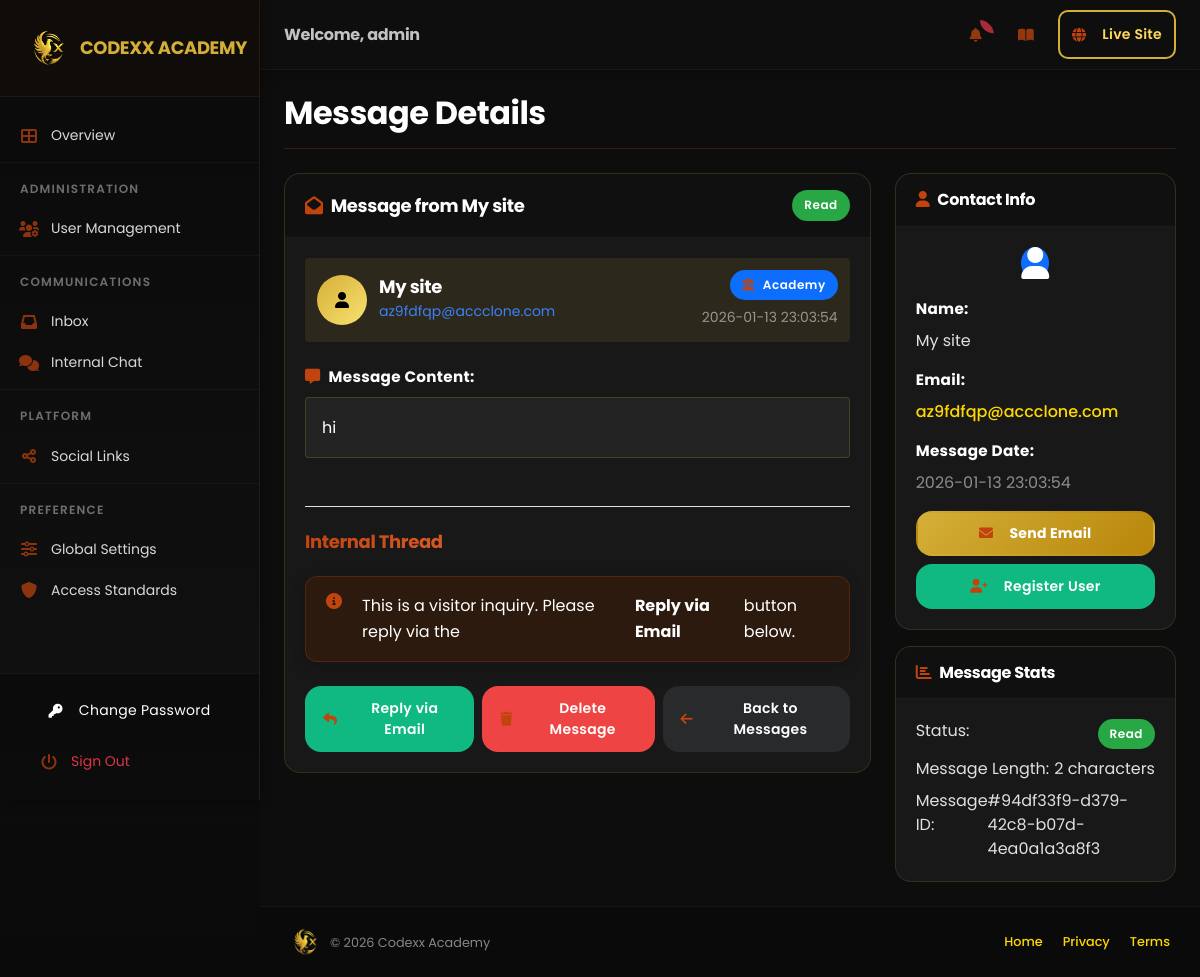
/dashboard/messages/view/94df33f9-d379-42c8-b07d-4ea0a1a3a8f3 (signed in), run on the app's committed database.
### models.py (models this page shows)
class Message(db.Model):
    __tablename__ = 'messages'
    id = db.Column(db.String(36), primary_key=True, default=lambda: str(uuid.uuid4()))
    workspace_id = db.Column(db.String(36), db.ForeignKey('workspaces.id'))
    name = db.Column(db.String(255), nullable=False)
    email = db.Column(db.String(255), nullable=False)
    message = db.Column(db.Text, nullable=False)
    is_read = db.Column(db.Boolean, default=False)
    is_internal = db.Column(db.Boolean, default=False) # True for chat/reply, False for public inquiry
    sender_id = db.Column(db.String(36)) # For internal messaging
    receiver_id = db.Column(db.String(36)) # For internal messaging
    parent_id = db.Column(db.String(36)) # To link replies to original message
    sender_role = db.Column(db.String(20), default='visitor')
    category = db.Column(db.String(30), default='portfolio') # 'platform', 'portfolio', 'internal'
    request_type = db.Column(db.String(100))  # Type of request
    interest_area = db.Column(db.String(100))  # Area of interest
    seriousness = db.Column(db.String(50))  # Seriousness level
    contact_pref = db.Column(db.String(50))  # Preferred contact method
    company = db.Column(db.String(255))  # Company/Project name
    created_at = db.Column(db.DateTime, default=datetime.utcnow)
    updated_at = db.Column(db.DateTime, default=datetime.utcnow, onupdate=datetime.utcnow)

### blueprints/dashboard/routes.py (the view, shortened to what this page needs)
@dashboard_bp.route('/messages/view/<message_id>')
@login_required
@disable_in_demo
def view_message(message_id):
    username = session.get('username')
    is_admin = session.get('is_admin', False)
    try:
        db_message = Message.query.get(message_id)
        if not db_message:
            flash('Message not found', 'error')
            return redirect(url_for('dashboard.messages'))
        if not is_admin:
            user = User.query.filter_by(username=username).first()
            if user and db_message.workspace_id != user.workspace_id:
                flash('Message not found', 'error')
                return redirect(url_for('dashboard.messages'))
        if not db_message.is_read:
            db_message.is_read = True
            db.session.commit()
        message = {
            'id': db_message.id,
            'name': db_message.name,
            'email': db_message.email,
            'message': db_message.message,
            'read': db_message.is_read,
            'category': db_message.category or 'portfolio',
            'sender_id': db_message.sender_id,
            'receiver_id': db_message.receiver_id,
            'sender_role': db_message.sender_role,
            'date': db_message.created_at.strftime('%Y-%m-%d %H:%M:%S') if db_message.created_at else '',
            'parent_id': db_message.parent_id,
            'request_type': db_message.request_type,
            'interest_area': db_message.interest_area,
            'seriousness': db_message.seriousness,
            'contact_pref': db_message.contact_pref,
            'company': db_message.company
        }
        db_replies = Message.query.filter_by(parent_id=message_id).order_by(Message.created_at.asc()).all()
        replies = []
        current_app.logger.info(f"Loaded message {message_id} from DB with {len(replies)} replies")
    except Exception as e:
        current_app.logger.error(f"Error loading message from DB: {str(e)}")
        data = load_data(username=username)
        message = next((m for m in data.get('messages', [])
                        if str(m.get('id')) == str(message_id)), None)
        if not message:
            flash('Message not found', 'error')
            return redirect(url_for('dashboard.messages'))
        replies = [m for m in data.get('messages', []) if str(m.get('parent_id')) == str(message_id)]
    is_internal_system = message.get('category') == 'internal' or message.get('sender_role') in ['admin', 'member']
    return render_template('dashboard/view_message.html',
                          message=message,
                          replies=replies,
                          is_internal_system=is_internal_system,
                          is_admin=is_admin)

### templates/dashboard/view_message.html (shortened to what this page needs)
{% extends "dashboard/base.html" %}
{% block page_title %}Message Details{% endblock %}
{% block content %}
<div class="row">
    <div class="col-lg-8">
        <div class="card">
            <div class="card-header d-flex justify-content-between align-items-center">
                <h5 class="mb-0">
                    <i class="fas fa-envelope-open me-2"></i>Message from {{ message.name }}
                </h5>
                {% if not message.read %}
                    <span class="badge bg-warning">New</span>
                {% else %}
                    <span class="badge bg-success">Read</span>
                {% endif %}
            </div>
            <div class="card-body">
                <div class="message-content">
                    <div class="d-flex align-items-center gap-3 mb-4 p-3 rounded" style="background: rgba(212, 175, 55, 0.1);">
                        <div class="avatar-circle bg-gold-gradient" style="width: 50px; height: 50px; border-radius: 50%; display: flex; align-items: center; justify-content: center;">
                            <i class="fas fa-user text-black"></i>
                        </div>
                        <div>
                            <h5 class="mb-0 text-white">{{ message.name }}</h5>
                            <a href="mailto:{{ message.email }}" class="text-info text-decoration-none small">
                                {{ message.email }}
                            </a>
                        </div>
                        <div class="ms-auto text-end">
                            <span class="badge {% if message.category == 'platform' %}bg-primary{% else %}bg-success{% endif %} mb-1">
                                {% if message.category == 'platform' %}
                                <i class="fas fa-university me-1"></i>Academy
                                {% else %}
                                <i class="fas fa-briefcase me-1"></i>Portfolio
                                {% endif %}
                            </span>
                            <br>
                            <small class="text-muted">{{ message.date }}</small>
                        </div>
                    </div>
                    <div class="mb-4">
                        <label class="form-label fw-bold text-gold mb-2">
                            <i class="fas fa-comment-alt me-2"></i>Message Content:
                        </label>
                        <div class="p-4 rounded" style="background: rgba(255,255,255,0.05); border: 1px solid rgba(212, 175, 55, 0.2);">
                            <p class="mb-0 text-white" style="white-space: pre-wrap; line-height: 1.7;">{{ message.message }}</p>
                        </div>
                    </div>
                </div>
                <div class="mt-5 border-top pt-4">
                    <h5 class="gold-text mb-4">Internal Thread</h5>
                    {% if is_internal_system or message.sender_role == 'member' or message.sender_id %}
                    <div class="internal-thread-header mb-3">
                        <h5 class="gold-text mb-0"><i class="fas fa-comments me-2"></i>Internal Conversation</h5>
                        <p class="text-muted small">Professional communication between member and administration.</p>
                    </div>
                    <form action="{{ url_for('dashboard.reply_message', message_id=message.id) }}" method="POST" class="glass-panel p-4 border-gold-opacity">
                        {% if is_internal_system %}
                        <input type="hidden" name="category" value="internal">
                        {% endif %}
                        <div class="mb-3">
                            <label class="form-label text-white fw-bold">Send Internal Reply</label>
                            <textarea name="reply_content" class="form-control bg-dark border-secondary text-white" rows="3" placeholder="Type your message to the administration or member here..."></textarea>
                        </div>
                        <button type="submit" class="btn btn-gold-gradient w-100 fw-bold">
                            <i class="fas fa-paper-plane me-2"></i>Send Internal Message
                        </button>
                    </form>
                    {% else %}
                    <div class="alert alert-info bg-dark border-info text-white">
                        <i class="fas fa-info-circle me-2"></i> This is a visitor inquiry. Please reply via the <strong>Reply via Email</strong> button below.
                    </div>
                    {% endif %}
                </div>
                <div class="d-flex gap-2 justify-content-end mt-4">
                    <a href="mailto:{{ message.email }}?subject=Re: Contact from Portfolio&body=Hi {{ message.name }},%0A%0AThank you for your message:%0A%0A{{ message.message|urlencode }}%0A%0A"
                       class="btn btn-success">
                        <i class="fas fa-reply me-2"></i>Reply via Email
                    </a>
                    <a href="{{ url_for('dashboard.delete_message', message_id=message.id) }}"
                       class="btn btn-danger"
                       onclick="return confirm('Are you sure you want to delete this message?')">
                        <i class="fas fa-trash me-2"></i>Delete Message
                    </a>
                    <a href="{{ url_for('dashboard.messages') }}" class="btn btn-secondary">
                        <i class="fas fa-arrow-left me-2"></i>Back to Messages
                    </a>
                </div>
            </div>
        </div>
    </div>
    <div class="col-lg-4">
        <div class="card">
            <div class="card-header">
                <h6 class="mb-0">
                    <i class="fas fa-user me-2"></i>Contact Info
                </h6>
            </div>
            <div class="card-body">
                <div class="text-center mb-3">
                    <div class="bg-primary rounded-circle d-inline-flex align-items-center justify-content-center"
                         class="avatar-md">
                        <i class="fas fa-user fa-2x text-white"></i>
                    </div>
                </div>
                <div class="mb-3">
                    <label class="form-label fw-bold">Name:</label>
                    <p class="mb-0">{{ message.name }}</p>
                </div>
                <div class="mb-3">
                    <label class="form-label fw-bold">Email:</label>
                    <p class="mb-0">
                        <a href="mailto:{{ message.email }}" class="text-decoration-none">
                            {{ message.email }}
                        </a>
                    </p>
                </div>
                <div class="mb-3">
                    <label class="form-label fw-bold">Message Date:</label>
                    <p class="mb-0 text-muted">{{ message.date }}</p>
                </div>
                <div class="d-grid gap-2">
                    <a href="mailto:{{ message.email }}" class="btn btn-primary">
                        <i class="fas fa-envelope me-2"></i>Send Email
                    </a>
                    {% if session.get('is_admin') %}
                    <a href="{{ url_for('dashboard.users') }}"
                       class="btn btn-success">
                        <i class="fas fa-user-plus me-2"></i>Register User
                    </a>
                    {% else %}
                    <a href="{{ url_for('dashboard.add_client', prefill_msg_id=message.id) }}"
                       class="btn btn-success"
                       onclick="return confirm('Convert this message to a client? This will create a new client entry.')">
                        <i class="fas fa-user-plus me-2"></i>Convert to Client
                    </a>
                    {% endif %}
                </div>
            </div>
        </div>
        <div class="card mt-3">
            <div class="card-header">
                <h6 class="mb-0">
                    <i class="fas fa-chart-bar me-2"></i>Message Stats
                </h6>
            </div>
            <div class="card-body">
                <div class="d-flex justify-content-between mb-2">
                    <span>Status:</span>
                    <span class="badge {{ 'bg-success' if message.read else 'bg-warning' }}">
                        {{ 'Read' if message.read else 'New' }}
                    </span>
                </div>
                <div class="d-flex justify-content-between mb-2">
                    <span>Message Length:</span>
                    <span>{{ message.message|length }} characters</span>
                </div>
                <div class="d-flex justify-content-between">
                    <span>Message ID:</span>
                    <span>#{{ message.id }}</span>
                </div>
            </div>
        </div>
    </div>
</div>
{% endblock %}

### data on the page
Message: name "My site", email "az9fdfqp@accclone.com", message "hi", id "94df33f9-d379-42c8-b07d-4ea0a1a3a8f3"

### other printed values
{{ session.get('username') }} "admin"
{{ message.date }} "2026-01-13 23:03:54"
{{ 'Read' if message.read else 'New' }} "Read"
{{ message.message|length }} "2"
